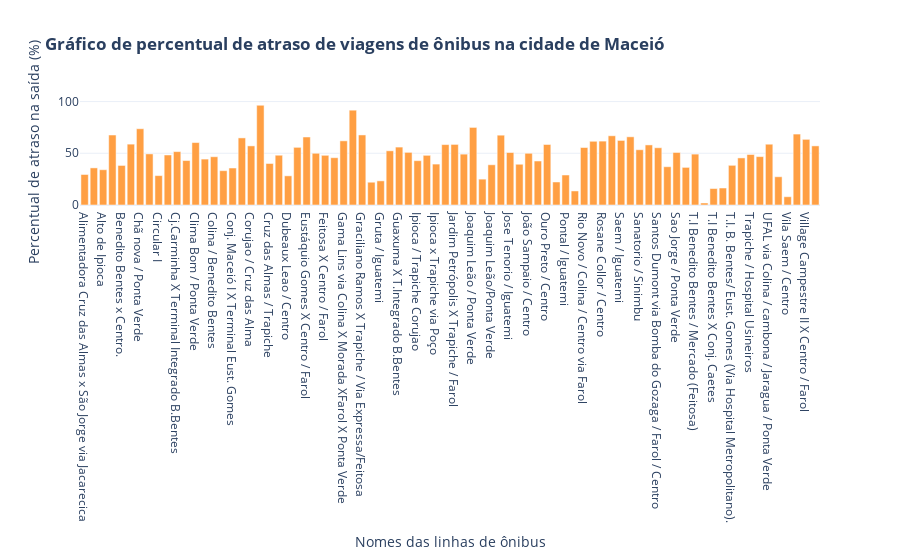

The notebook cell saved with this chart:
### Markdown cell above
A partir do DataFrame obtido, foram gerados três gráficos onde caracteriza o atraso das linhas de ônibus de Maceió no momento de partida da viagem. Os gráficos estão hospedados no arquivo "grafico_percentual_atraso.py" e estão dividos em três funções: "grafico_atraso_linha", "grafico_atraso_empresa" e "grafico_atraso_sentido", com a finalidade de mostrar os índices percentuais de atraso no momento da saída de acordo com as linhas de ônibus, empresas e sentido da viagem, respectivamente.

### Code cell
grafico1 = grafico_atraso_linha(df)
grafico1

### Figure 1 — Plotly figure (JSON) as saved in the notebook; plotly's stock layout.template omitted (floating-point values rounded to 4 significant figures)
{"data": [{"marker": {"color": "#ff9f43"}, "type": "bar", "x": ["Alimentadora Cruz das Almas x São Jorge via Jacarecica", "Alimentadora J.S. Peixoto x Terminal Rodoviário do Feitosa", "Alto de Ipioca", "Benedito Bentes X UFAL / Forene/E.Gomes/G.Ramos", "Benedito Bentes x Centro.", "Chã da Jaqueira / Ponta Verde", "Chã nova / Ponta Verde", "Cidade Sorriso I X Terminal Integrado B.Bentes", "Circular I", "Circular II", "Cj.Carminha X Terminal Integrado B.Bentes", "Clima Bom / Centro", "Clima Bom / Ponta Verde", "Clima Bom via Colina / Trapiche", "Colina / Benedito Bentes", "Colina / Poço", "Conj. Maceió I X Terminal Eust. Gomes", "Corujao", "Corujao / Cruz das Alma", "Corujão Benedito Bentes X Ponta Verde / E. Gomes", "Cruz das Almas / Trapiche", "Cruz das Almas X Ponta Verde", "Dubeaux Leao / Centro", "Eustaquio Gomes/Centro (Cambuci/Sta. Lúcia/Rod)", "Eustáquio Gomes X Centro / Farol", "Eustáquio Gomes X Iguatemi", "Feitosa X Centro / Farol", "Fernão Velho / Ferinha / Centro via Farol", "Gama Lins via Colina X Morada XFarol X Ponta Verde", "Graciliano Ramos X Centro / Farol", "Graciliano Ramos X Trapiche / Via Expressa/Feitosa", "Grand Jardim / T. Eus. Gomes (Alimentadora)", "Gruta / Iguatemi", "Gruta x Cruz das Almas via Farol/P.Verde", "Guaxuma X T.Integrado B.Bentes", "Henrique Equelman X Vergel", "Ipioca / Trapiche Corujao", "Ipioca X Mercado", "Ipioca x Trapiche via Poço", "Jacarecica / Vergel", "Jardim Petrópolis X Trapiche / Farol", "Joao Sampaio / Trapiche", "Joaquim Leão / Ponta Verde", "Joaquim Leão/Feitosa", "Joaquim Leão/Ponta Verde", "Jose Tenorio / Centro", "Jose Tenorio / Iguatemi", "José Aprígio X Terminal Integrado B.Bentes", "João Sampaio / Centro", "Mirante / Vergel", "Ouro Preto / Centro", "Ponta Verde / Vergel", "Pontal / Iguatemi", "Pontal/UFAL", "Rio Novo / Colina / Centro via Farol", "Rio Novo / Ponta Verde via Bebedoro", "Rosane Collor / Centro", "Rosane Collor / Ponta Verde", "Saem / Iguatemi", "Sanatorio / Ponta Verde", "Sanatorio / Sinimbu", "Santos Dumont X Ponta Verde / Farol", "Santos Dumont via Bomba do Gozaga / Farol / Centro", "Sao Jorge / Centro", "Sao Jorge / Ponta Verde", "Saúde / Cruz das Almas", "T.I Benedito Bentes / Mercado (Feitosa)", "T.I Benedito Bentes X Cidade Sorriso II", "T.I Benedito Bentes X Conj. Caetes", "T.I Benedito Bentes X Frei Damião", "T.I. B. Bentes/ Eust. Gomes (Via Hospital Metropolitano).", "Term.Sal.Lyra X T.I B.Bentes (RECANTOS)", "Trapiche / Hospital Usineiros", "UFAL / Ipioca", "UFAL via Colina / cambona / Jaragua / Ponta Verde", "Vergel / Ponta Verde", "Vila Saem / Centro", "Village Campestre II X Centro / Cojurão", "Village Campestre II X Centro / Farol", "Village Campestre II X Trapiche  /Cambuci/Feitosa"], "y": [29.5, 35.87, 34.11, 67.65, 38.24, 58.84, 73.72, 49.42, 28.42, 48.36, 51.61, 42.98, 60.36, 44.38, 46.67, 33.17, 35.75, 64.86, 57.14, 96.43, 40.14, 48.12, 28.2, 55.74, 65.74, 50, 48.04, 45.73, 62.04, 91.67, 67.72, 22.02, 23.33, 52.38, 55.99, 50.88, 42.86, 48.02, 39.56, 58.4, 58.57, 49.17, 75, 25, 38.89, 67.5, 50.74, 39.4, 50, 42.52, 58.5, 22.26, 29.0, 13.58, 55.56, 61.59, 61.76, 66.91, 62.42, 65.93, 53.42, 58.09, 55.34, 37.0, 50.78, 36.36, 49.19, 1.961, 15.91, 16.42, 38.36, 45.52, 48.82, 46.79, 58.77, 27.31, 8, 68.57, 63.46, 57.14]}], "layout": {"barmode": "stack", "title": {"text": "<b>Gráfico de percentual de atraso de viagens de ônibus na cidade de Maceió</b>"}, "xaxis": {"title": {"text": "Nomes das linhas de ônibus"}}, "yaxis": {"title": {"text": "Percentual de atraso na saída (%)"}}}}
